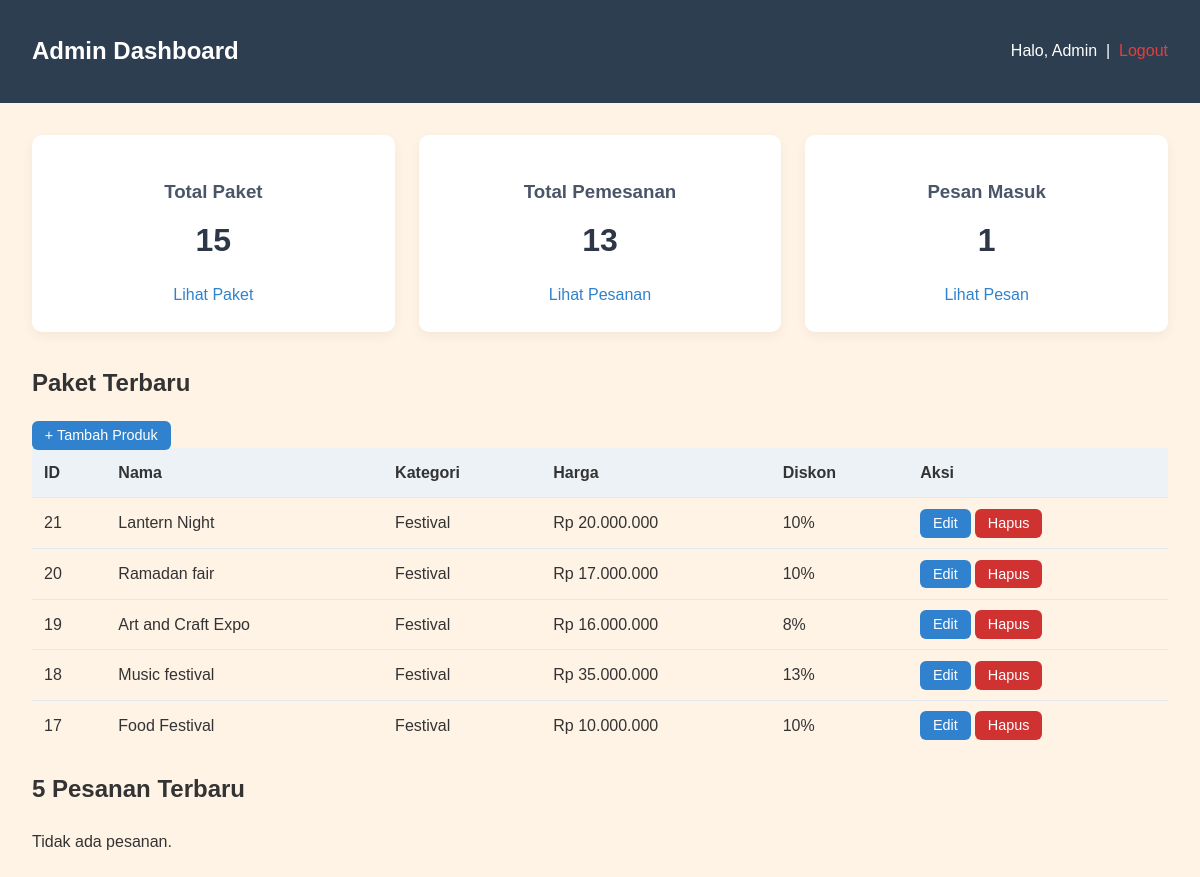
The app's page /admin/index.php with its own data.
### tables this page shows
CREATE TABLE `paket` (
  `id` int(11) NOT NULL,
  `nama` varchar(255) NOT NULL,
  `kategori` varchar(100) NOT NULL,
  `deskripsi` text NOT NULL,
  `harga` int(11) NOT NULL,
  `diskon` tinyint(4) NOT NULL,
  `status` varchar(20) NOT NULL,
  `foto` varchar(255) NOT NULL
);

### admin/index.php (the view, shortened to what this page needs)
<?php
require '../koneksi/config.php';
$totalPaket = $pdo->query("SELECT COUNT(*) FROM paket")->fetchColumn();
$totalOrder  = $pdo->query("SELECT COUNT(*) FROM pemesanan")->fetchColumn();
$totalMsg    = $pdo->query("SELECT COUNT(*) FROM contacts")->fetchColumn();
$stmtOrders = $pdo->query(
    "SELECT o.id, p.nama AS paket, o.nama AS customer, o.tanggal_event, o.total
     FROM pemesanan o
     JOIN paket p ON o.paket_id = p.id
     ORDER BY o.id DESC LIMIT 5"
);
$orders = $stmtOrders->fetchAll();
$stmtPakets = $pdo->query(
    "SELECT * FROM paket ORDER BY id DESC LIMIT 5"
);
$pakets = $stmtPakets->fetchAll();
?>
<!DOCTYPE html>
<html lang="id">
<head>
  <link rel="stylesheet" href="../css/admin.css">
</head>
<body>
 <header class="header">
    <h1>Admin Dashboard</h1>
    <div>
      <span>Halo, <?= isset($_SESSION['fullname']) ? htmlspecialchars($_SESSION['fullname']) : 'Admin' ?></span>
      &nbsp;|&nbsp;
      <a href="../koneksi/logout.php" class="logout">Logout</a>
    </div>
</header>
  <div class="container">
    <div class="cards">
      <div class="card">
        <h3>Total Paket</h3>
        <p><?= $totalPaket ?></p>
        <a href="#paket-list">Lihat Paket</a>
      </div>
      <div class="card">
        <h3>Total Pemesanan</h3>
        <p><?= $totalOrder ?></p>
        <a href="#pesanan-list">Lihat Pesanan</a>
      </div>
      <div class="card">
        <h3>Pesan Masuk</h3>
        <p><?= $totalMsg ?></p>
        <a href="admin_contacts.php">Lihat Pesan</a>
      </div>
    </div>
    <section id="paket-list">
      <h2>Paket Terbaru</h2>
      <a href="admin_tambah_product.php" class="btnadd">+ Tambah Produk</a>
      <table>
        <thead>
          <tr>
            <th>ID</th><th>Nama</th><th>Kategori</th><th>Harga</th><th>Diskon</th><th>Aksi</th>
          </tr>
        </thead>
        <tbody>
        <?php if ($pakets): foreach($pakets as $p): ?>
          <tr>
            <td><?= $p['id'] ?></td>
            <td><?= htmlspecialchars($p['nama']) ?></td>
            <td><?= htmlspecialchars($p['kategori']) ?></td>
            <td>Rp <?= number_format($p['harga'],0,',','.') ?></td>
            <td><?= $p['diskon'] ?>%</td>
            <td>
              <a href="admin_edit_product.php?id=<?= $p['id'] ?>" class="btn">Edit</a>
              <a href="?delete_paket=<?= $p['id'] ?>" class="btndelete"
                 onclick="return confirm('Hapus paket <?= addslashes($p['nama']) ?>?')">
                Hapus
              </a>
            </td>
          </tr>
        <?php endforeach; else: ?>
          <tr><td colspan="6">Belum ada paket.</td></tr>
        <?php endif; ?>
        </tbody>
      </table>
    </section>
    <section id="pesanan-list">
      <h2>5 Pesanan Terbaru</h2>
      <?php if ($orders): ?>
      <table>
        <thead>
          <tr>
            <th>#Order</th><th>Paket</th><th>Customer</th><th>Tanggal</th><th>Total</th><th>Aksi</th>
          </tr>
        </thead>
        <tbody>
        <?php foreach($orders as $o): ?>
          <tr>
            <td><?= $o['id'] ?></td>
            <td><?= htmlspecialchars($o['paket']) ?></td>
            <td><?= htmlspecialchars($o['customer']) ?></td>
            <td><?= htmlspecialchars($o['tanggal_event']) ?></td>
            <td>Rp <?= number_format($o['total'],0,',','.') ?></td>
            <td>
              <a href="admin_order_detail.php?id=<?= $o['id'] ?>" class="btn">Detail</a>
            </td>
          </tr>
        <?php endforeach; ?>
        </tbody>
      </table>
      <?php else: ?>
        <p>Tidak ada pesanan.</p>
      <?php endif; ?>
    </section>
  </div>
</body>
</html>

### css/admin.css (style rules this page uses)
body { font-family: 'Poppins', sans-serif; background: #fff3e5; color: #333; line-height: 1.6;margin: 0; }
.header { background:#2c3e50; color:#fff; padding:1rem 2rem; display:flex; justify-content:space-between; align-items:center; }
.header a.logout { color:#e53e3e; text-decoration:none; }
.container { padding:2rem; }
.cards { display:grid; grid-template-columns:repeat(auto-fit,minmax(200px,1fr)); gap:1.5rem; margin-bottom:2rem; }
.card { background:#fff; padding:1.5rem; border-radius:10px; box-shadow:0 4px 12px rgba(0,0,0,0.05); text-align:center; }
.card h3 { margin-bottom:.5rem; color:#4a5568; }
.card p { font-size:2rem; font-weight:bold; color:#2d3748; margin:0; }
.card a { display:inline-block; margin-top:1rem; text-decoration:none; color:#3182ce; }
table { width:100%; border-collapse:collapse; }
th, td { padding:.75rem; border-bottom:1px solid #e2e8f0; text-align:left; }
th { background:#edf2f7; }
tr:last-child td { border-bottom:none; }
.btn { padding:.4rem .8rem; background:#3182ce; color:#fff; text-decoration:none; border-radius:6px; font-size:.9rem; }
.btndelete { padding:.4rem .8rem; background:#d03232; color:#fff; text-decoration:none; border-radius:6px; font-size:.9rem; }
.btnadd { padding:.4rem .8rem; background:#3182ce; color:#fff; text-decoration:none; border-radius:6px; font-size:.9rem; }
header.header { display: flex; justify-content: space-between; align-items: center; padding: 1rem 2rem; background: #2c3e50; color: #fff; }
header.header h1 { font-size: 1.5rem; }

### records on screen
paket: id "21", nama "Lantern Night", kategori "Festival", harga "20.000.000", diskon "10"
paket: id "20", nama "Ramadan fair", kategori "Festival", harga "17.000.000", diskon "10"
paket: id "19", nama "Art and Craft Expo", kategori "Festival", harga "16.000.000", diskon "8"
paket: id "18", nama "Music festival", kategori "Festival", harga "35.000.000", diskon "13"
paket: id "17", nama "Food Festival", kategori "Festival", harga "10.000.000", diskon "10"

### other values on screen
$totalPaket "15"
$totalOrder "13"
$totalMsg "1"
